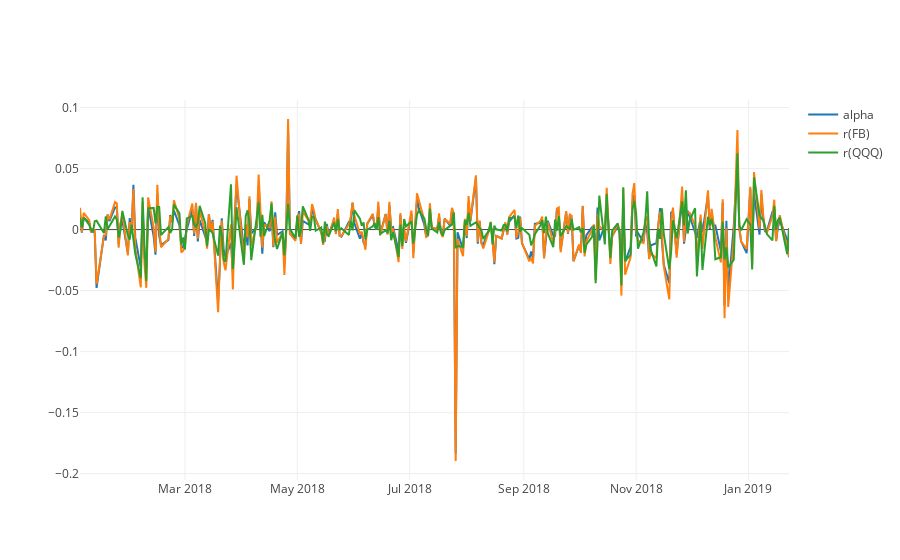

Notebook code for this chart:
### Code cell
plotly_data = [go.Scatter(x = plot_df.index, y = plot_df['alpha'], name = 'alpha'), 
               go.Scatter(x = plot_df.index, y = plot_df['r(FB)'], name = 'r(FB)'),
               go.Scatter(x = plot_df.index, y = plot_df['r(QQQ)'],name = 'r(QQQ)')
              ]
iplot(plotly_data)

### Figure 1 — Plotly figure (JSON) as saved in the notebook; plotly's stock layout.template omitted (floating-point values rounded to 4 significant figures; data arrays with more than 128 entries replaced by an {"elided": "..."} marker saying what was removed)
{"data": [{"name": "alpha", "type": "scatter", "x": {"elided": "265 str values"}, "y": {"elided": "265 float values"}}, {"name": "r(FB)", "type": "scatter", "x": {"elided": "265 str values"}, "y": {"elided": "265 float values"}}, {"name": "r(QQQ)", "type": "scatter", "x": {"elided": "265 str values"}, "y": {"elided": "265 float values"}}], "layout": {}}
